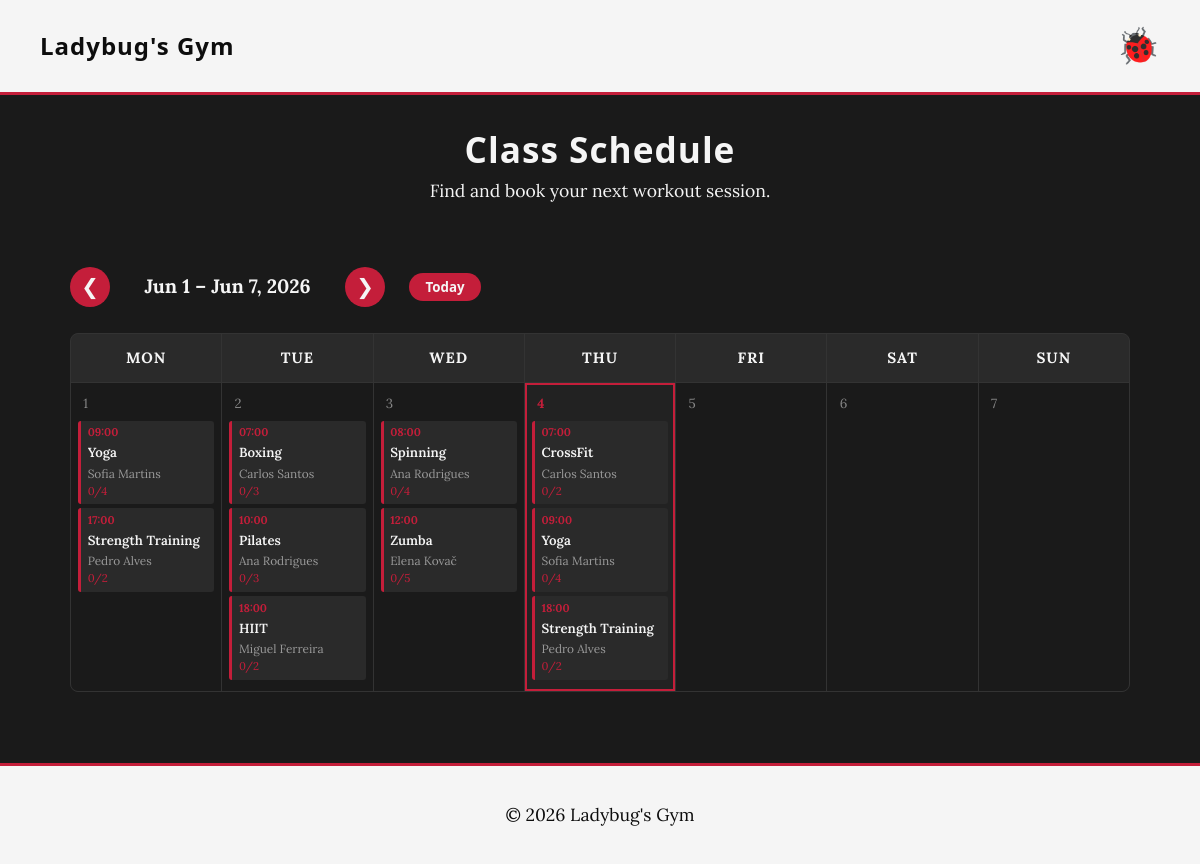
/pages/schedule.php, run on the app's committed database.
### tables this page shows
CREATE TABLE class_schedule (
    id INTEGER PRIMARY KEY AUTOINCREMENT,
    class_id INTEGER NOT NULL,
    trainer_id INTEGER NOT NULL,
    scheduled_at TEXT NOT NULL,
    FOREIGN KEY(class_id) REFERENCES classes(id) ON DELETE CASCADE,
    FOREIGN KEY(trainer_id) REFERENCES users(id) ON DELETE SET NULL
);

CREATE TABLE users (
    id INTEGER PRIMARY KEY AUTOINCREMENT,
    username VARCHAR(50) UNIQUE NOT NULL,
    email VARCHAR(100) UNIQUE NOT NULL,
    password_hash TEXT NOT NULL,
    name TEXT NOT NULL,
    role TEXT CHECK(role IN ('member', 'trainer', 'admin')) NOT NULL DEFAULT 'member',
    profile_photo TEXT,
    active INTEGER NOT NULL DEFAULT 1 CHECK(active IN (0,1)),
    created_at TEXT DEFAULT CURRENT_TIMESTAMP,
    plan_id INTEGER REFERENCES plans(id) ON DELETE SET NULL
);

### database/class_schedule.class.php (called while the page is built, shortened)
<?php
class ClassSchedule {
    public static function getWeekClasses(string $weekStart, ?PDO $db = null): array {
        $db = $db ?? getDatabaseConnection();
        $weekEnd = date('Y-m-d 23:59:59', strtotime($weekStart . ' +6 days'));
        $stmt = $db->prepare('
            SELECT
                cs.id AS schedule_id,
                cs.class_id,
                cs.trainer_id,
                cs.scheduled_at,
                c.name,
                c.description,
                c.capacity,
                c.difficulty,
                u.name AS trainer,
                u.id AS trainer_user_id,
                COUNT(e.id) AS enrolled
            FROM class_schedule cs
            JOIN classes c ON cs.class_id = c.id
            JOIN users u ON cs.trainer_id = u.id
            LEFT JOIN enrollments e ON e.schedule_id = cs.id
            WHERE cs.scheduled_at >= ? AND cs.scheduled_at <= ?
            GROUP BY cs.id
            ORDER BY cs.scheduled_at ASC
        ');
        $stmt->execute([$weekStart, $weekEnd]);
        return $stmt->fetchAll();
    }
}
?>

### pages/schedule.php (the view, shortened to what this page needs)
<?php
require_once(__DIR__ . '/../templates/common.tpl.php');
require_once(__DIR__ . '/../database/class_schedule.class.php');
$weekStart = $_GET['week'] ?? date('Y-m-d', strtotime('monday this week'));
$classes = ClassSchedule::getWeekClasses($weekStart);
$byDay = [];
foreach ($classes as $c) {
    $day = date('Y-m-d', strtotime($c['scheduled_at']));
    $byDay[$day][] = $c;
}
?>
<main class="container schedule-page">
    <div class="calendar-header">
        <div class="calendar-nav">
            <button class="calendar-nav-btn" onclick="navigateWeek(-1)" title="Previous week">&#10094;</button>
            <span class="calendar-week-label" id="weekLabel">
                <?= date('M j', strtotime($weekStart)) ?> &ndash; <?= date('M j, Y', strtotime($weekStart . ' +6 days')) ?>
            </span>
            <button class="calendar-nav-btn" onclick="navigateWeek(1)" title="Next week">&#10095;</button>
            <button class="button button-small" onclick="navigateWeek(0)" style="margin-left: 0.5em;">Today</button>
        </div>
    </div>
    <div class="calendar-grid" id="calendarGrid" data-week="<?= $weekStart ?>">
        <?php
        $dayNames = ['Mon', 'Tue', 'Wed', 'Thu', 'Fri', 'Sat', 'Sun'];
        $today = date('Y-m-d');
        foreach ($dayNames as $name):
        ?>
            <div class="calendar-day-header"><?= $name ?></div>
        <?php endforeach; ?>
        <?php
        foreach ($dayNames as $i => $name):
            $date = date('Y-m-d', strtotime($weekStart . " +$i days"));
            $isToday = $date === $today;
            $dayClasses = 'calendar-day';
            if ($isToday) $dayClasses .= ' today';
            $dayNum = date('j', strtotime($date));
        ?>
            <div class="<?= $dayClasses ?>" data-date="<?= $date ?>">
                <div class="calendar-day-number"><?= $dayNum ?></div>
                <?php if (isset($byDay[$date])): ?>
                    <?php foreach ($byDay[$date] as $c):
                        $isFull = $c['enrolled'] >= $c['capacity'];
                    ?>
                        <div class="calendar-class-card<?= $isFull ? ' full' : '' ?>"
                             data-id="<?= $c['schedule_id'] ?>"
                             onclick="openClassModal(<?= $c['schedule_id'] ?>)">
                            <div class="ccal-time"><?= date('H:i', strtotime($c['scheduled_at'])) ?></div>
                            <div class="ccal-name"><?= htmlspecialchars($c['name']) ?></div>
                            <div class="ccal-trainer"><?= htmlspecialchars($c['trainer']) ?></div>
                            <div class="ccal-spots"><?= $c['enrolled'] ?>/<?= $c['capacity'] ?></div>
                        </div>
                    <?php endforeach; ?>
                <?php endif; ?>
            </div>
        <?php endforeach; ?>
    </div>
</main>

### css/base.css (style rules this page uses)
:root { --ladybug-red: #c41e3a; --ladybug-dark-red: #8b0000; --ladybug-black: #0d0d0d; --ladybug-dark-gray: #2a2a2a; --ladybug-medium-gray: #3d3d3d; --ladybug-white: #f5f5f5; --ladybug-bg: #1a1a1a; --ladybug-gray: #888; --ladybug-light: #4a1a1a; --accent-deep-red: #a01830; --accent-maroon: #7a0e26; --font-heading: 'Treova', 'Segoe UI', Arial, sans-serif; --font-body: 'Lora', Georgia, serif; --font-accent: 'Treova', 'Segoe UI', sans-serif; --primary-green: var(--ladybug-gray); --accent-green: var(--ladybug-red); --light-green: var(--ladybug-light); --white: var(--ladybug-white); --gray: var(--ladybug-gray); --bg-color: var(--ladybug-bg); }
* { margin: 0; padding: 0; box-sizing: border-box; }
body { font-family: var(--font-body); line-height: 1.6; color: var(--ladybug-white); background-color: var(--bg-color); font-size: 1.1rem; }

### css/components.css (style rules this page uses)
.button { font-family: var(--font-accent); display: inline-block; padding: 0.8em 2em; background-color: var(--ladybug-red); color: var(--ladybug-white); border-radius: 50px; font-weight: bold; text-align: center; border: none; cursor: pointer; transition: all 0.3s cubic-bezier(0.34, 1.56, 0.64, 1); position: relative; overflow: hidden; }
.button-small { padding: 0.4em 1.2em; }

### css/layout.css (style rules this page uses)
.container { max-width: 1100px; margin: 0 auto; padding: 0 20px; width: 100%; }

### css/pages.css (style rules this page uses)
.schedule-page { padding: 3em 20px; }

### css/shared.css (style rules this page uses)
main.container { padding-top: 1em; }
main.container.schedule-page, main.container.trainers-page { padding-top: 1em; }

### css/schedule.css (style rules this page uses)
.schedule-page { padding: 2em 20px 4em; }
.calendar-header { display: flex; align-items: center; justify-content: space-between; margin-bottom: 1.5em; gap: 1em; flex-wrap: wrap; }
.calendar-nav { display: flex; align-items: center; gap: 1em; }
.calendar-nav-btn { background: var(--ladybug-red); color: var(--ladybug-white); border: none; width: 40px; height: 40px; border-radius: 50%; font-size: 1.2em; cursor: pointer; transition: background 0.2s; display: flex; align-items: center; justify-content: center; }
.calendar-week-label { font-size: 1.1em; font-weight: bold; color: var(--ladybug-white); min-width: 200px; text-align: center; }
.calendar-grid { display: grid; grid-template-columns: repeat(7, 1fr); gap: 1px; background: #333; border: 1px solid #333; border-radius: 8px; overflow: hidden; }
.calendar-day-header { background: var(--ladybug-dark-gray); color: var(--ladybug-white); text-align: center; padding: 0.8em 0.3em; font-weight: bold; font-size: 0.85em; text-transform: uppercase; letter-spacing: 1px; }
.calendar-day { background: #1a1a1a; min-height: 140px; padding: 0.4em; }
.calendar-day.today { background: #222; box-shadow: inset 0 0 0 2px var(--ladybug-red); }
.calendar-day-number { font-size: 0.75em; color: #888; margin-bottom: 0.3em; padding: 0.2em 0.4em; }
.today .calendar-day-number { color: var(--ladybug-red); font-weight: bold; }
.calendar-class-card { background: var(--ladybug-dark-gray); border-left: 3px solid var(--ladybug-red); padding: 0.3em 0.5em; margin-bottom: 0.3em; border-radius: 3px; cursor: pointer; transition: background 0.2s; font-size: 0.75em; }
.calendar-class-card .ccal-time { color: var(--ladybug-red); font-weight: bold; font-size: 0.85em; }
.calendar-class-card .ccal-name { color: var(--ladybug-white); font-weight: 600; white-space: nowrap; overflow: hidden; text-overflow: ellipsis; }
.calendar-class-card .ccal-trainer { color: #999; font-size: 0.9em; white-space: nowrap; overflow: hidden; text-overflow: ellipsis; }
.calendar-class-card .ccal-spots { color: var(--ladybug-red); font-size: 0.85em; }

### data on the page
class_schedule: scheduled_at "09:00", name "Yoga", trainer.name "Sofia Martins", enrolled "0", capacity "4"
class_schedule: scheduled_at "17:00", name "Strength Training", trainer.name "Pedro Alves", enrolled "0", capacity "2"
class_schedule: scheduled_at "07:00", name "Boxing", trainer.name "Carlos Santos", enrolled "0", capacity "3"
class_schedule: scheduled_at "10:00", name "Pilates", trainer.name "Ana Rodrigues", enrolled "0", capacity "3"
class_schedule: scheduled_at "18:00", name "HIIT", trainer.name "Miguel Ferreira", enrolled "0", capacity "2"
class_schedule: scheduled_at "08:00", name "Spinning", trainer.name "Ana Rodrigues", enrolled "0", capacity "4"
class_schedule: scheduled_at "12:00", name "Zumba", trainer.name "Elena Kovač", enrolled "0", capacity "5"
class_schedule: scheduled_at "07:00", name "CrossFit", trainer.name "Carlos Santos", enrolled "0", capacity "2"
class_schedule: scheduled_at "09:00", name "Yoga", trainer.name "Sofia Martins", enrolled "0", capacity "4"
class_schedule: scheduled_at "18:00", name "Strength Training", trainer.name "Pedro Alves", enrolled "0", capacity "2"

### other printed values
$subtitle "Find and book your next workout session."
$name "MON"
$name "TUE"
$name "WED"
$name "THU"
$name "FRI"
$name "SAT"
$name "SUN"
$dayNum "1"
$dayNum "2"
$dayNum "3"
$dayNum "4"
$dayNum "5"
$dayNum "6"
$dayNum "7"
